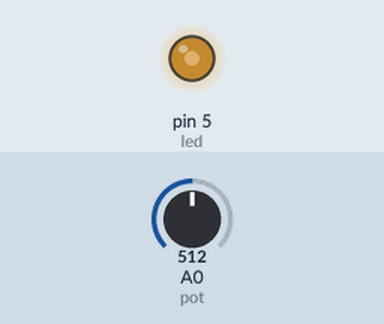
Bench run of a sketch on a simulated Arduino Uno, built with avr-gcc and run on an emulated ATmega328P. On the bench: output pins drawn as LEDs (lit = HIGH). The inputs (shaded band) are chosen by the test bench; at power-on: A0 (pot) = 512.

Above: at 1.2 s.
1.3 s: A0 (pot) set to 716
At 1.7 s:
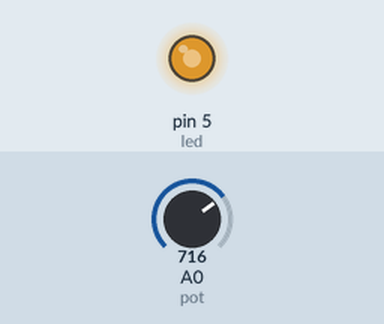
2.8 s: A0 (pot) set to 900
At 4.0 s:
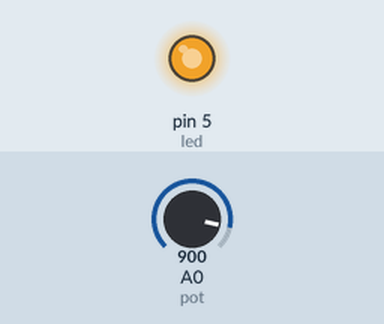
4.3 s: A0 (pot) set to 122
At 5.2 s:
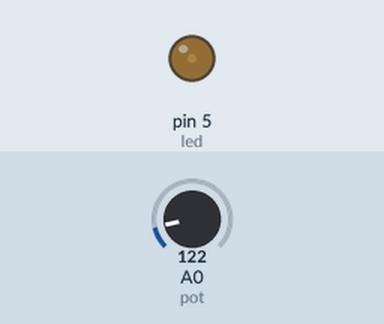
5.8 s: A0 (pot) set to 0
At 6.3 s:
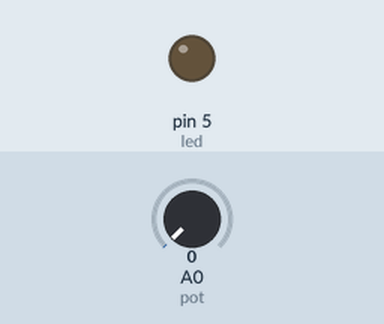
7.3 s: A0 (pot) set to 511
At 8.7 s:
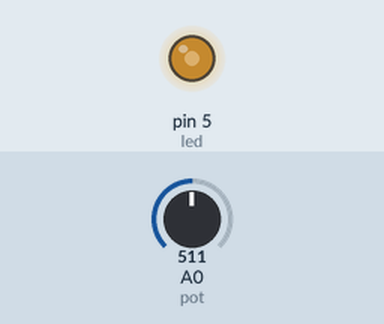
Timing chart, 0 to 9.8 s (numbered marks = the images above; inputs shaded):
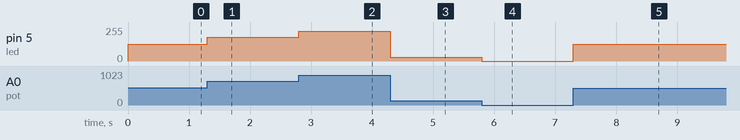

Measured:
- after the input at 1.3 s, pin 5 (led): 127/255 → 178/255 at once
- after the input at 2.8 s, pin 5 (led): 178/255 → 224/255 at once
- after the input at 4.3 s, pin 5 (led): 224/255 → 30/255 at once
- after the input at 5.8 s, pin 5 (led): 30/255 → 0/255 at once
- after the input at 7.3 s, pin 5 (led): 0/255 → 127/255 at once

The sketch:

Pot_led_05.ino
```cpp
#define led 5
#define pot A0
void setup()
{

}

void loop()
{
  int deger=analogRead(pot);
  deger=map(deger,0,1024,0,255);
  analogWrite(led,deger);
}
```
